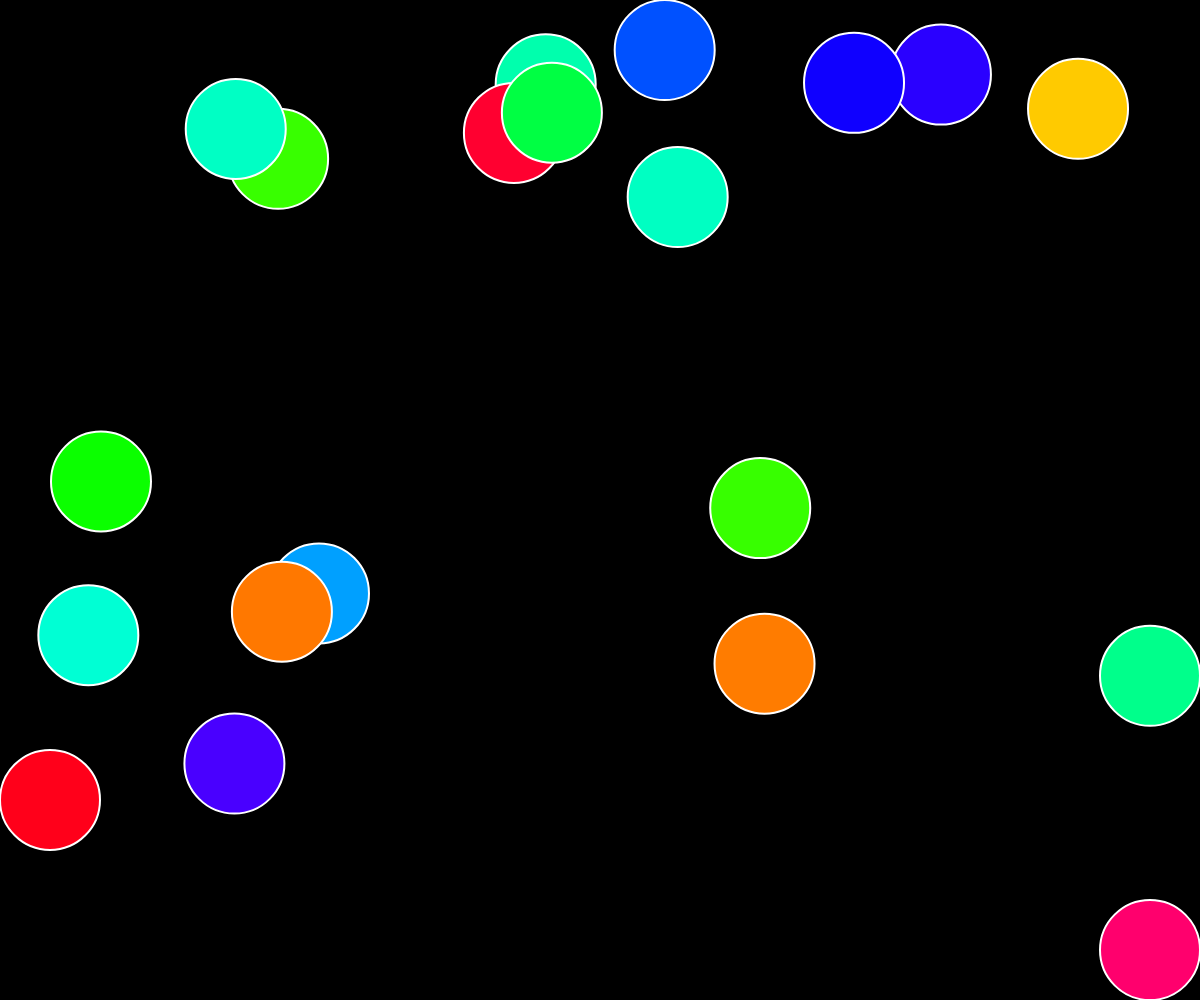
Frame 1 (no input)
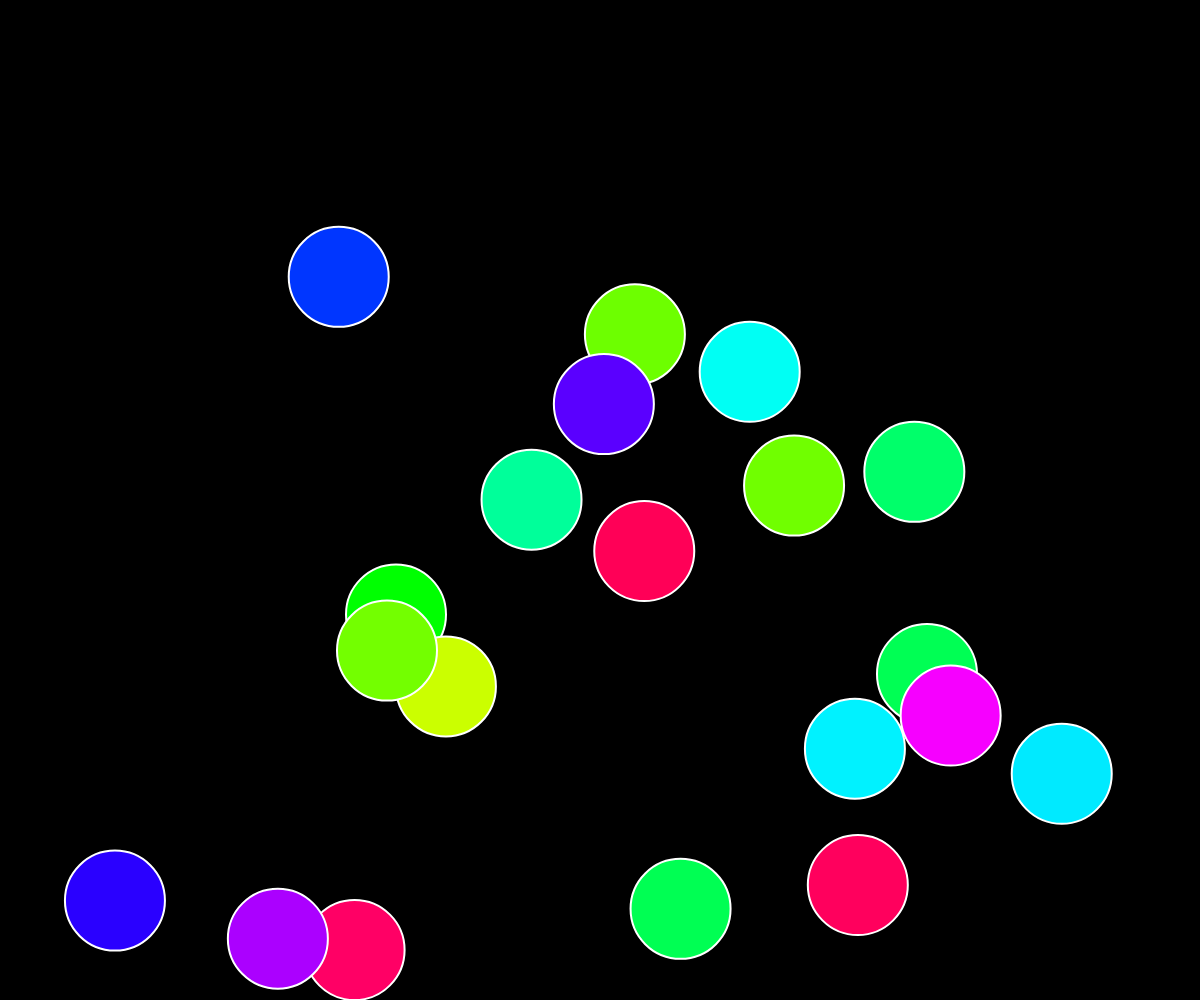
Frame 60 (no input)
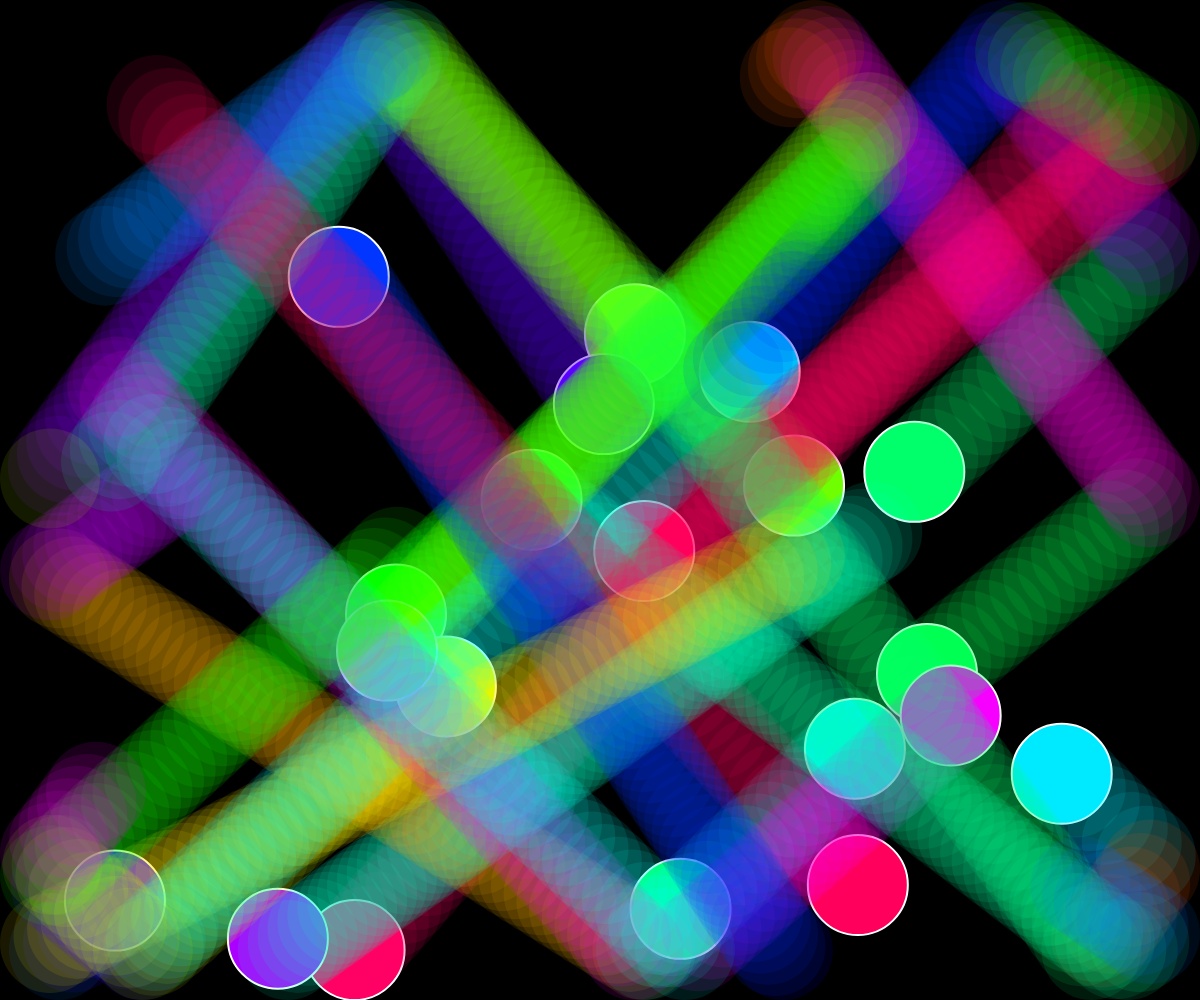
Frame 120 (the mouse pressed at the canvas centre since frame 60)

The p5.js sketch that drew these frames (run headless with seeded random() and noise() and a simulated clock; from frame 60 on, the mouse is pressed at the canvas centre):

// p5.js sketch
// ── sketch.js
const diameter = 100;
const leftBorder = diameter/2;
const topBorder = diameter/2;
let rightBorder, bottomBorder;
const minSpeed = 7;
const maxSpeed = 14;
const nBalls = 20;
const bouncingBalls = [];

function setup() {
    createCanvas(windowWidth, windowHeight);
    colorMode(HSL);
    strokeWeight(2);
    stroke(255);
    cursor(HAND);

    rightBorder = width - diameter/2;
    bottomBorder = height - diameter/2;

    // create bouncing balls
    for (let i = 0; i < nBalls; i++) {
        bouncingBalls.push(new BouncingBall());
    }
}

function draw() {
    background(0, 0, 0, mouseIsPressed ? 0 : 1);
    stroke(0, 0, 100, mouseIsPressed ? 0 : 1);

    // draw bouncing balls
    for (const ball of bouncingBalls) {
        ball.move();
        ball.draw();
    }
}

class BouncingBall{
    constructor() {
        this.color = random(360);
        this.x = random(width);
        this.y = random(height);
        this.xSpeed = random(-1, 1) < 0 ? -maxSpeed : maxSpeed;
        this.ySpeed = random(-1, 1) < 0 ? -maxSpeed : maxSpeed;
    }

    move(){
        this.x += this.xSpeed;
        this.y += this.ySpeed;

        if (this.hitBorderX()) {
            this.reverseXSpeed();
            this.setNewColor();
        }

        if (this.hitBorderY()) {
            this.reverseYSpeed();
            this.setNewColor();
        }
    }

    draw(){
        fill(this.color, 100, 50, mouseIsPressed ? 0.1 : 1);
        circle(this.x, this.y, diameter);
    }

    hitBorderX(){
        if(rightBorder < this.x || this.x < leftBorder){
            this.x = diameter/2 + (this.x < width/2 ? 0 : (rightBorder - diameter/2));
            return true;
        }

        return false;
    }

    hitBorderY(){
        if(bottomBorder < this.y || this.y < topBorder){
            this.y = diameter/2 + (this.y < height/2 ? 0 : (bottomBorder - diameter/2));
            return true;
        }

        return false;
    }

    reverseXSpeed(){
        this.xSpeed = (this.xSpeed < 0 ? 1 : -1) * random(minSpeed, maxSpeed);
    }

    reverseYSpeed(){
        this.ySpeed = (this.ySpeed < 0 ? 1 : -1) * random(minSpeed, maxSpeed);
    }

    setNewColor(){
        this.color = random(360);
    }
}
